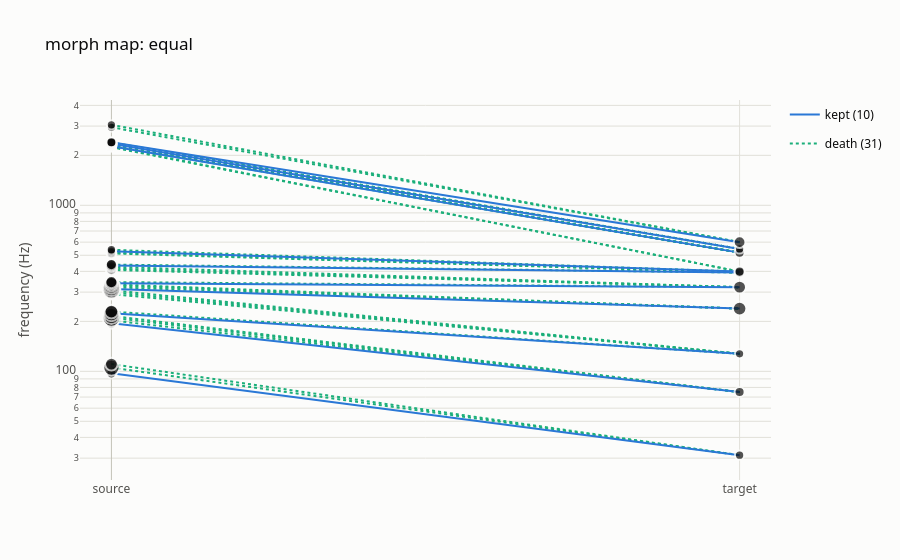
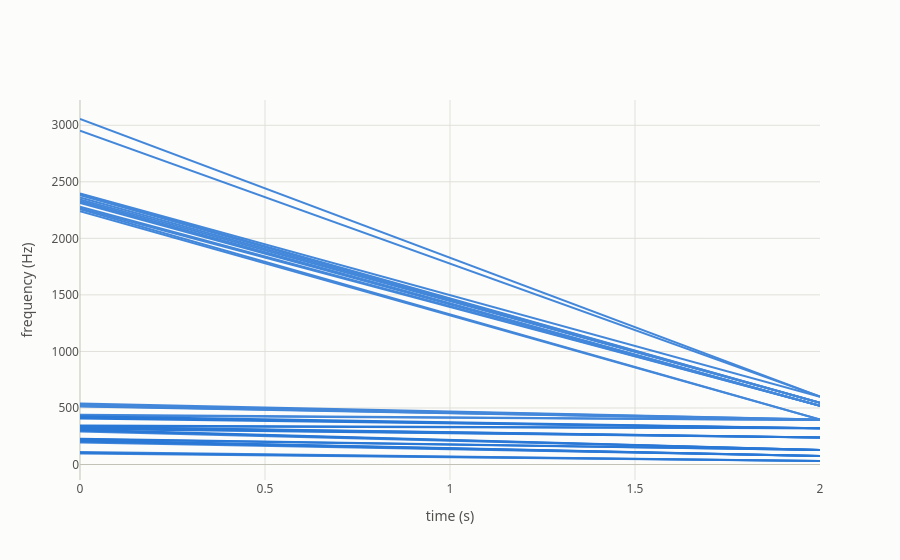

The notebook cell saved with these charts, in order:
### Markdown cell above
Normalized, the two play equally loud, but the conga frame is much quieter
(peak 0.0097 against 0.0798) and leans lower: its amplitude-weighted mean
frequency is 335.4 Hz, against 510.8 Hz for the speech. The speech frame
wavers because some of its peaks lie 5.26 Hz apart, and two sinusoids that
close beat 5.26 times per second. Every morph below starts on the speech frame
and glides toward the conga frame.

## Equal pairing

With 41 speech peaks and 10 conga peaks, several speech peaks share a conga
peak. `"equal"`, `"power"` and `"sigmoid"`, the maps of earlier AudioSpylt
versions, keep both snapshots in order, low to high, and differ in how many
speech peaks each conga peak receives; `"equal"` spreads them evenly. `plot_morph_map` draws each pair as a
line from source (left) to target (right); `morph` turns the pairs into glides
over 2.0 s. Listen for the whole speech spectrum sinking into the conga's range.

### Code cell
pairing = asp.pair(speech, conga, method="equal")
print("speech peaks per conga peak:", pairing.groupby("dst").size().tolist())
asp.nb.show(asp.viz.plot_morph_map(pairing))
morphed = asp.morph(speech, conga, 2.0, method="equal")
asp.nb.show(asp.viz.plot_events(morphed))
asp.nb.play(asp.synthesize(morphed, sr=sr), sr, normalize=True)

### Figure 1 — Plotly figure (JSON) as saved in the notebook; plotly's stock layout.template omitted (floating-point values rounded to 4 significant figures)
{"data": [{"hovertemplate": "row: 1<br>1 → 0<br>mass: 0.02439<br>amp: 0.005521 → 0<extra></extra>", "legendgroup": "death", "legendrank": 3, "line": {"color": "#1baf7a", "dash": "dot", "width": 2}, "mode": "lines", "name": "death (31)", "showlegend": true, "type": "scatter", "x": [0, 1], "y": [105.3, 31.25]}, {"hovertemplate": "row: 2<br>2 → 0<br>mass: 0.02439<br>amp: 0.002423 → 0<extra></extra>", "legendgroup": "death", "legendrank": 3, "line": {"color": "#1baf7a", "dash": "dot", "width": 2}, "mode": "lines", "name": "death (31)", "showlegend": false, "type": "scatter", "x": [0, 1], "y": [110.5, 31.25]}, {"hovertemplate": "row: 4<br>4 → 1<br>mass: 0.02439<br>amp: 0.003517 → 0<extra></extra>", "legendgroup": "death", "legendrank": 3, "line": {"color": "#1baf7a", "dash": "dot", "width": 2}, "mode": "lines", "name": "death (31)", "showlegend": false, "type": "scatter", "x": [0, 1], "y": [202.6, 75]}, {"hovertemplate": "row: 5<br>5 → 1<br>mass: 0.02439<br>amp: 0.007408 → 0<extra></extra>", "legendgroup": "death", "legendrank": 3, "line": {"color": "#1baf7a", "dash": "dot", "width": 2}, "mode": "lines", "name": "death (31)", "showlegend": false, "type": "scatter", "x": [0, 1], "y": [210.5, 75]}, {"hovertemplate": "row: 6<br>6 → 1<br>mass: 0.02439<br>amp: 0.005467 → 0<extra></extra>", "legendgroup": "death", "legendrank": 3, "line": {"color": "#1baf7a", "dash": "dot", "width": 2}, "mode": "lines", "name": "death (31)", "showlegend": false, "type": "scatter", "x": [0, 1], "y": [215.8, 75]}, {"hovertemplate": "row: 8<br>8 → 2<br>mass: 0.02439<br>amp: 0.003144 → 0<extra></extra>", "legendgroup": "death", "legendrank": 3, "line": {"color": "#1baf7a", "dash": "dot", "width": 2}, "mode": "lines", "name": "death (31)", "showlegend": false, "type": "scatter", "x": [0, 1], "y": [228.9, 127.5]}, {"hovertemplate": "row: 9<br>9 → 2<br>mass: 0.02439<br>amp: 0.001261 → 0<extra></extra>", "legendgroup": "death", "legendrank": 3, "line": {"color": "#1baf7a", "dash": "dot", "width": 2}, "mode": "lines", "name": "death (31)", "showlegend": false, "type": "scatter", "x": [0, 1], "y": [292.1, 127.5]}, {"hovertemplate": "row: 10<br>10 → 2<br>mass: 0.02439<br>amp: 0.003322 → 0<extra></extra>", "legendgroup": "death", "legendrank": 3, "line": {"color": "#1baf7a", "dash": "dot", "width": 2}, "mode": "lines", "name": "death (31)", "showlegend": false, "type": "scatter", "x": [0, 1], "y": [300, 127.5]}, {"hovertemplate": "row: 11<br>11 → 2<br>mass: 0.02439<br>amp: 0.007189 → 0<extra></extra>", "legendgroup": "death", "legendrank": 3, "line": {"color": "#1baf7a", "dash": "dot", "width": 2}, "mode": "lines", "name": "death (31)", "showlegend": false, "type": "scatter", "x": [0, 1], "y": [307.9, 127.5]}, {"hovertemplate": "row: 13<br>13 → 3<br>mass: 0.02439<br>amp: 0.007083 → 0<extra></extra>", "legendgroup": "death", "legendrank": 3, "line": {"color": "#1baf7a", "dash": "dot", "width": 2}, "mode": "lines", "name": "death (31)", "showlegend": false, "type": "scatter", "x": [0, 1], "y": [321.1, 238.8]}, {"hovertemplate": "row: 14<br>14 → 3<br>mass: 0.02439<br>amp: 0.005702 → 0<extra></extra>", "legendgroup": "death", "legendrank": 3, "line": {"color": "#1baf7a", "dash": "dot", "width": 2}, "mode": "lines", "name": "death (31)", "showlegend": false, "type": "scatter", "x": [0, 1], "y": [328.9, 238.8]}, {"hovertemplate": "row: 15<br>15 → 3<br>mass: 0.02439<br>amp: 0.003478 → 0<extra></extra>", "legendgroup": "death", "legendrank": 3, "line": {"color": "#1baf7a", "dash": "dot", "width": 2}, "mode": "lines", "name": "death (31)", "showlegend": false, "type": "scatter", "x": [0, 1], "y": [334.2, 238.8]}, {"hovertemplate": "row: 17<br>17 → 4<br>mass: 0.02439<br>amp: 0.001954 → 0<extra></extra>", "legendgroup": "death", "legendrank": 3, "line": {"color": "#1baf7a", "dash": "dot", "width": 2}, "mode": "lines", "name": "death (31)", "showlegend": false, "type": "scatter", "x": [0, 1], "y": [344.7, 321.2]}, {"hovertemplate": "row: 18<br>18 → 4<br>mass: 0.02439<br>amp: 0.001222 → 0<extra></extra>", "legendgroup": "death", "legendrank": 3, "line": {"color": "#1baf7a", "dash": "dot", "width": 2}, "mode": "lines", "name": "death (31)", "showlegend": false, "type": "scatter", "x": [0, 1], "y": [407.9, 321.2]}, {"hovertemplate": "row: 19<br>19 → 4<br>mass: 0.02439<br>amp: 0.001716 → 0<extra></extra>", "legendgroup": "death", "legendrank": 3, "line": {"color": "#1baf7a", "dash": "dot", "width": 2}, "mode": "lines", "name": "death (31)", "showlegend": false, "type": "scatter", "x": [0, 1], "y": [415.8, 321.2]}, {"hovertemplate": "row: 20<br>20 → 4<br>mass: 0.02439<br>amp: 0.001468 → 0<extra></extra>", "legendgroup": "death", "legendrank": 3, "line": {"color": "#1baf7a", "dash": "dot", "width": 2}, "mode": "lines", "name": "death (31)", "showlegend": false, "type": "scatter", "x": [0, 1], "y": [426.3, 321.2]}, {"hovertemplate": "row: 22<br>22 → 5<br>mass: 0.02439<br>amp: 0.001371 → 0<extra></extra>", "legendgroup": "death", "legendrank": 3, "line": {"color": "#1baf7a", "dash": "dot", "width": 2}, "mode": "lines", "name": "death (31)", "showlegend": false, "type": "scatter", "x": [0, 1], "y": [439.5, 393.8]}, {"hovertemplate": "row: 23<br>23 → 5<br>mass: 0.02439<br>amp: 0.0007603 → 0<extra></extra>", "legendgroup": "death", "legendrank": 3, "line": {"color": "#1baf7a", "dash": "dot", "width": 2}, "mode": "lines", "name": "death (31)", "showlegend": false, "type": "scatter", "x": [0, 1], "y": [513.2, 393.8]}, {"hovertemplate": "row: 24<br>24 → 5<br>mass: 0.02439<br>amp: 0.0006279 → 0<extra></extra>", "legendgroup": "death", "legendrank": 3, "line": {"color": "#1baf7a", "dash": "dot", "width": 2}, "mode": "lines", "name": "death (31)", "showlegend": false, "type": "scatter", "x": [0, 1], "y": [518.4, 393.8]}, {"hovertemplate": "row: 26<br>26 → 6<br>mass: 0.02439<br>amp: 0.0006008 → 0<extra></extra>", "legendgroup": "death", "legendrank": 3, "line": {"color": "#1baf7a", "dash": "dot", "width": 2}, "mode": "lines", "name": "death (31)", "showlegend": false, "type": "scatter", "x": [0, 1], "y": [539.5, 398.8]}, {"hovertemplate": "row: 27<br>27 → 6<br>mass: 0.02439<br>amp: 0.0005227 → 0<extra></extra>", "legendgroup": "death", "legendrank": 3, "line": {"color": "#1baf7a", "dash": "dot", "width": 2}, "mode": "lines", "name": "death (31)", "showlegend": false, "type": "scatter", "x": [0, 1], "y": [2239.0, 398.8]}, {"hovertemplate": "row: 28<br>28 → 6<br>mass: 0.02439<br>amp: 0.0006431 → 0<extra></extra>", "legendgroup": "death", "legendrank": 3, "line": {"color": "#1baf7a", "dash": "dot", "width": 2}, "mode": "lines", "name": "death (31)", "showlegend": false, "type": "scatter", "x": [0, 1], "y": [2258.0, 398.8]}, {"hovertemplate": "row: 30<br>30 → 7<br>mass: 0.02439<br>amp: 0.0007216 → 0<extra></extra>", "legendgroup": "death", "legendrank": 3, "line": {"color": "#1baf7a", "dash": "dot", "width": 2}, "mode": "lines", "name": "death (31)", "showlegend": false, "type": "scatter", "x": [0, 1], "y": [2279.0, 518.8]}, {"hovertemplate": "row: 31<br>31 → 7<br>mass: 0.02439<br>amp: 0.0007252 → 0<extra></extra>", "legendgroup": "death", "legendrank": 3, "line": {"color": "#1baf7a", "dash": "dot", "width": 2}, "mode": "lines", "name": "death (31)", "showlegend": false, "type": "scatter", "x": [0, 1], "y": [2313.0, 518.8]}, {"hovertemplate": "row: 32<br>32 → 7<br>mass: 0.02439<br>amp: 0.0008114 → 0<extra></extra>", "legendgroup": "death", "legendrank": 3, "line": {"color": "#1baf7a", "dash": "dot", "width": 2}, "mode": "lines", "name": "death (31)", "showlegend": false, "type": "scatter", "x": [0, 1], "y": [2324.0, 518.8]}, {"hovertemplate": "row: 33<br>33 → 7<br>mass: 0.02439<br>amp: 0.001073 → 0<extra></extra>", "legendgroup": "death", "legendrank": 3, "line": {"color": "#1baf7a", "dash": "dot", "width": 2}, "mode": "lines", "name": "death (31)", "showlegend": false, "type": "scatter", "x": [0, 1], "y": [2332.0, 518.8]}, {"hovertemplate": "row: 35<br>35 → 8<br>mass: 0.02439<br>amp: 0.00109 → 0<extra></extra>", "legendgroup": "death", "legendrank": 3, "line": {"color": "#1baf7a", "dash": "dot", "width": 2}, "mode": "lines", "name": "death (31)", "showlegend": false, "type": "scatter", "x": [0, 1], "y": [2361.0, 546.2]}, {"hovertemplate": "row: 36<br>36 → 8<br>mass: 0.02439<br>amp: 0.000773 → 0<extra></extra>", "legendgroup": "death", "legendrank": 3, "line": {"color": "#1baf7a", "dash": "dot", "width": 2}, "mode": "lines", "name": "death (31)", "showlegend": false, "type": "scatter", "x": [0, 1], "y": [2382.0, 546.2]}, {"hovertemplate": "row: 37<br>37 → 8<br>mass: 0.02439<br>amp: 0.0006453 → 0<extra></extra>", "legendgroup": "death", "legendrank": 3, "line": {"color": "#1baf7a", "dash": "dot", "width": 2}, "mode": "lines", "name": "death (31)", "showlegend": false, "type": "scatter", "x": [0, 1], "y": [2392.0, 546.2]}, {"hovertemplate": "row: 39<br>39 → 9<br>mass: 0.02439<br>amp: 0.0005222 → 0<extra></extra>", "legendgroup": "death", "legendrank": 3, "line": {"color": "#1baf7a", "dash": "dot", "width": 2}, "mode": "lines", "name": "death (31)", "showlegend": false, "type": "scatter", "x": [0, 1], "y": [2953.0, 600]}, {"hovertemplate": "row: 40<br>40 → 9<br>mass: 0.02439<br>amp: 0.0005532 → 0<extra></extra>", "legendgroup": "death", "legendrank": 3, "line": {"color": "#1baf7a", "dash": "dot", "width": 2}, "mode": "lines", "name": "death (31)", "showlegend": false, "type": "scatter", "x": [0, 1], "y": [3055.0, 600]}, {"hovertemplate": "row: 0<br>0 → 0<br>mass: 0.02439<br>amp: 0.0009648 → 0.0005687<extra></extra>", "legendgroup": "kept", "legendrank": 1, "line": {"color": "#2a78d6", "dash": "solid", "width": 2}, "mode": "lines", "name": "kept (10)", "showlegend": true, "type": "scatter", "x": [0, 1], "y": [97.37, 31.25]}, {"hovertemplate": "row: 3<br>3 → 1<br>mass: 0.02439<br>amp: 0.001351 → 0.0008704<extra></extra>", "legendgroup": "kept", "legendrank": 1, "line": {"color": "#2a78d6", "dash": "solid", "width": 2}, "mode": "lines", "name": "kept (10)", "showlegend": false, "type": "scatter", "x": [0, 1], "y": [194.7, 75]}, {"hovertemplate": "row: 7<br>7 → 2<br>mass: 0.02439<br>amp: 0.004954 → 0.0005404<extra></extra>", "legendgroup": "kept", "legendrank": 1, "line": {"color": "#2a78d6", "dash": "solid", "width": 2}, "mode": "lines", "name": "kept (10)", "showlegend": false, "type": "scatter", "x": [0, 1], "y": [223.7, 127.5]}, {"hovertemplate": "row: 12<br>12 → 3<br>mass: 0.02439<br>amp: 0.007562 → 0.003074<extra></extra>", "legendgroup": "kept", "legendrank": 1, "line": {"color": "#2a78d6", "dash": "solid", "width": 2}, "mode": "lines", "name": "kept (10)", "showlegend": false, "type": "scatter", "x": [0, 1], "y": [313.2, 238.8]}, {"hovertemplate": "row: 16<br>16 → 4<br>mass: 0.02439<br>amp: 0.002441 → 0.002468<extra></extra>", "legendgroup": "kept", "legendrank": 1, "line": {"color": "#2a78d6", "dash": "solid", "width": 2}, "mode": "lines", "name": "kept (10)", "showlegend": false, "type": "scatter", "x": [0, 1], "y": [339.5, 321.2]}, {"hovertemplate": "row: 21<br>21 → 5<br>mass: 0.02439<br>amp: 0.001848 → 0.000865<extra></extra>", "legendgroup": "kept", "legendrank": 1, "line": {"color": "#2a78d6", "dash": "solid", "width": 2}, "mode": "lines", "name": "kept (10)", "showlegend": false, "type": "scatter", "x": [0, 1], "y": [434.2, 393.8]}, {"hovertemplate": "row: 25<br>25 → 6<br>mass: 0.02439<br>amp: 0.0005749 → 0.0009237<extra></extra>", "legendgroup": "kept", "legendrank": 1, "line": {"color": "#2a78d6", "dash": "solid", "width": 2}, "mode": "lines", "name": "kept (10)", "showlegend": false, "type": "scatter", "x": [0, 1], "y": [528.9, 398.8]}, {"hovertemplate": "row: 29<br>29 → 7<br>mass: 0.02439<br>amp: 0.0006238 → 0.0008488<extra></extra>", "legendgroup": "kept", "legendrank": 1, "line": {"color": "#2a78d6", "dash": "solid", "width": 2}, "mode": "lines", "name": "kept (10)", "showlegend": false, "type": "scatter", "x": [0, 1], "y": [2266.0, 518.8]}, {"hovertemplate": "row: 34<br>34 → 8<br>mass: 0.02439<br>amp: 0.0007516 → 0.0005669<extra></extra>", "legendgroup": "kept", "legendrank": 1, "line": {"color": "#2a78d6", "dash": "solid", "width": 2}, "mode": "lines", "name": "kept (10)", "showlegend": false, "type": "scatter", "x": [0, 1], "y": [2345.0, 546.2]}, {"hovertemplate": "row: 38<br>38 → 9<br>mass: 0.02439<br>amp: 0.0008912 → 0.001739<extra></extra>", "legendgroup": "kept", "legendrank": 1, "line": {"color": "#2a78d6", "dash": "solid", "width": 2}, "mode": "lines", "name": "kept (10)", "showlegend": false, "type": "scatter", "x": [0, 1], "y": [2397.0, 600]}, {"hovertemplate": "%{text}<extra></extra>", "marker": {"color": "#0b0b0b", "line": {"color": "#fcfcfb", "width": 2}, "size": [10.29, 16.25, 12.79, 11.07, 14.18, 17.88, 16.2, 15.71, 13.74, 10.9, 13.95, 17.7, 18, 17.61, 16.42, 14.14, 12.82, 12.1, 10.82, 11.72, 11.29, 11.93, 11.11, 9.805, 9.458, 9.309, 9.382, 9.155, 9.5, 9.447, 9.707, 9.716, 9.931, 10.52, 9.783, 10.56, 9.837, 9.505, 10.12, 9.154, 9.246]}, "mode": "markers", "name": "source", "showlegend": false, "text": ["partial: 0<br>frequency: 97.37 Hz<br>pitch: G2 -11 c<br>amplitude: -60.3 dB", "partial: 1<br>frequency: 105.26 Hz<br>pitch: G♯2 +24 c<br>amplitude: -45.2 dB", "partial: 2<br>frequency: 110.53 Hz<br>pitch: A2 +8 c<br>amplitude: -52.3 dB", "partial: 3<br>frequency: 194.74 Hz<br>pitch: G3 -11 c<br>amplitude: -57.4 dB", "partial: 4<br>frequency: 202.63 Hz<br>pitch: G♯3 -42 c<br>amplitude: -49.1 dB", "partial: 5<br>frequency: 210.53 Hz<br>pitch: G♯3 +24 c<br>amplitude: -42.6 dB", "partial: 6<br>frequency: 215.79 Hz<br>pitch: A3 -33 c<br>amplitude: -45.2 dB", "partial: 7<br>frequency: 223.68 Hz<br>pitch: A3 +29 c<br>amplitude: -46.1 dB", "partial: 8<br>frequency: 228.95 Hz<br>pitch: A♯3 -31 c<br>amplitude: -50.0 dB", "partial: 9<br>frequency: 292.11 Hz<br>pitch: D4 -9 c<br>amplitude: -58.0 dB", "partial: 10<br>frequency: 300.00 Hz<br>pitch: D4 +37 c<br>amplitude: -49.6 dB", "partial: 11<br>frequency: 307.89 Hz<br>pitch: D♯4 -18 c<br>amplitude: -42.9 dB", "partial: 12<br>frequency: 313.16 Hz<br>pitch: D♯4 +11 c<br>amplitude: -42.4 dB", "partial: 13<br>frequency: 321.05 Hz<br>pitch: E4 -46 c<br>amplitude: -43.0 dB", "partial: 14<br>frequency: 328.95 Hz<br>pitch: E4 -4 c<br>amplitude: -44.9 dB", "partial: 15<br>frequency: 334.21 Hz<br>pitch: E4 +24 c<br>amplitude: -49.2 dB", "partial: 16<br>frequency: 339.47 Hz<br>pitch: F4 -49 c<br>amplitude: -52.2 dB", "partial: 17<br>frequency: 344.74 Hz<br>pitch: F4 -22 c<br>amplitude: -54.2 dB", "partial: 18<br>frequency: 407.89 Hz<br>pitch: G♯4 -31 c<br>amplitude: -58.3 dB", "partial: 19<br>frequency: 415.79 Hz<br>pitch: G♯4 +2 c<br>amplitude: -55.3 dB", "partial: 20<br>frequency: 426.32 Hz<br>pitch: G♯4 +45 c<br>amplitude: -56.7 dB", "partial: 21<br>frequency: 434.21 Hz<br>pitch: A4 -23 c<br>amplitude: -54.7 dB", "partial: 22<br>frequency: 439.47 Hz<br>pitch: A4 -2 c<br>amplitude: -57.3 dB", "partial: 23<br>frequency: 513.16 Hz<br>pitch: C5 -34 c<br>amplitude: -62.4 dB", "partial: 24<br>frequency: 518.42 Hz<br>pitch: C5 -16 c<br>amplitude: -64.0 dB", "partial: 25<br>frequency: 528.95 Hz<br>pitch: C5 +19 c<br>amplitude: -64.8 dB", "partial: 26<br>frequency: 539.47 Hz<br>pitch: C♯5 -47 c<br>amplitude: -64.4 dB", "partial: 27<br>frequency: 2239.47 Hz<br>pitch: C♯7 +17 c<br>amplitude: -65.6 dB", "partial: 28<br>frequency: 2257.89 Hz<br>pitch: C♯7 +31 c<br>amplitude: -63.8 dB", "partial: 29<br>frequency: 2265.79 Hz<br>pitch: C♯7 +37 c<br>amplitude: -64.1 dB", "partial: 30<br>frequency: 2278.95 Hz<br>pitch: C♯7 +47 c<br>amplitude: -62.8 dB", "partial: 31<br>frequency: 2313.16 Hz<br>pitch: D7 -27 c<br>amplitude: -62.8 dB", "partial: 32<br>frequency: 2323.68 Hz<br>pitch: D7 -19 c<br>amplitude: -61.8 dB", "partial: 33<br>frequency: 2331.58 Hz<br>pitch: D7 -13 c<br>amplitude: -59.4 dB", "partial: 34<br>frequency: 2344.74 Hz<br>pitch: D7 -3 c<br>amplitude: -62.5 dB", "partial: 35<br>frequency: 2360.53 Hz<br>pitch: D7 +8 c<br>amplitude: -59.3 dB", "partial: 36<br>frequency: 2381.58 Hz<br>pitch: D7 +24 c<br>amplitude: -62.2 dB", "partial: 37<br>frequency: 2392.11 Hz<br>pitch: D7 +31 c<br>amplitude: -63.8 dB", "partial: 38<br>frequency: 2397.37 Hz<br>pitch: D7 +35 c<br>amplitude: -61.0 dB", "partial: 39<br>frequency: 2952.63 Hz<br>pitch: F♯7 -4 c<br>amplitude: -65.6 dB", "partial: 40<br>frequency: 3055.26 Hz<br>pitch: G7 -45 c<br>amplitude: -65.1 dB"], "type": "scatter", "x": [0, 0, 0, 0, 0, 0, 0, 0, 0, 0, 0, 0, 0, 0, 0, 0, 0, 0, 0, 0, 0, 0, 0, 0, 0, 0, 0, 0, 0, 0, 0, 0, 0, 0, 0, 0, 0, 0, 0, 0, 0], "y": [97.37, 105.3, 110.5, 194.7, 202.6, 210.5, 215.8, 223.7, 228.9, 292.1, 300, 307.9, 313.2, 321.1, 328.9, 334.2, 339.5, 344.7, 407.9, 415.8, 426.3, 434.2, 439.5, 513.2, 518.4, 528.9, 539.5, 2239.0, 2258.0, 2266.0, 2279.0, 2313.0, 2324.0, 2332.0, 2345.0, 2361.0, 2382.0, 2392.0, 2397.0, 2953.0, 3055.0]}, {"hovertemplate": "%{text}<extra></extra>", "marker": {"color": "#0b0b0b", "line": {"color": "#fcfcfb", "width": 2}, "size": [9.291, 10.07, 9.208, 13.65, 12.86, 10.06, 10.19, 10.02, 9.286, 11.75]}, "mode": "markers", "name": "target", "showlegend": false, "text": ["partial: 0<br>frequency: 31.25 Hz<br>pitch: B0 +21 c<br>amplitude: -64.9 dB", "partial: 1<br>frequency: 75.00 Hz<br>pitch: D2 +37 c<br>amplitude: -61.2 dB", "partial: 2<br>frequency: 127.50 Hz<br>pitch: C3 -44 c<br>amplitude: -65.3 dB", "partial: 3<br>frequency: 238.75 Hz<br>pitch: A♯3 +42 c<br>amplitude: -50.2 dB", "partial: 4<br>frequency: 321.25 Hz<br>pitch: E4 -45 c<br>amplitude: -52.2 dB", "partial: 5<br>frequency: 393.75 Hz<br>pitch: G4 +8 c<br>amplitude: -61.3 dB", "partial: 6<br>frequency: 398.75 Hz<br>pitch: G4 +30 c<br>amplitude: -60.7 dB", "partial: 7<br>frequency: 518.75 Hz<br>pitch: C5 -15 c<br>amplitude: -61.4 dB", "partial: 8<br>frequency: 546.25 Hz<br>pitch: C♯5 -26 c<br>amplitude: -64.9 dB", "partial: 9<br>frequency: 600.00 Hz<br>pitch: D5 +37 c<br>amplitude: -55.2 dB"], "type": "scatter", "x": [1, 1, 1, 1, 1, 1, 1, 1, 1, 1], "y": [31.25, 75, 127.5, 238.8, 321.2, 393.8, 398.8, 518.8, 546.2, 600]}], "layout": {"legend": {"font": {"color": "#0b0b0b"}}, "showlegend": true, "title": {"font": {"color": "#0b0b0b"}, "text": "morph map: equal"}, "xaxis": {"range": [-0.05, 1.05], "tickmode": "array", "ticktext": ["source", "target"], "tickvals": [0, 1], "title": {"text": ""}}, "yaxis": {"title": {"text": "frequency (Hz)"}, "type": "log"}}}

### Figure 2 — Plotly figure (JSON) as saved in the notebook; plotly's stock layout.template omitted (floating-point values rounded to 4 significant figures)
{"data": [{"hovertemplate": "%{text}", "legendgroup": "table 1", "line": {"color": "#2a78d6", "width": 2}, "mode": "lines", "name": "table 1", "opacity": 0.8786, "showlegend": true, "text": ["time: 0 s<br>frequency: 97.37 Hz<br>amplitude: -60.3 dB<br>pitch: G2 -11 c<extra></extra>", "time: 2 s<br>frequency: 31.25 Hz<br>amplitude: -64.9 dB<br>pitch: B0 +21 c<extra></extra>", null, "time: 0 s<br>frequency: 110.53 Hz<br>amplitude: -52.3 dB<br>pitch: A2 +8 c<extra></extra>", "time: 2 s<br>frequency: 31.25 Hz<br>amplitude: -64.9 dB<br>pitch: B0 +21 c<extra></extra>", null, "time: 0 s<br>frequency: 194.74 Hz<br>amplitude: -57.4 dB<br>pitch: G3 -11 c<extra></extra>", "time: 2 s<br>frequency: 75.00 Hz<br>amplitude: -61.2 dB<br>pitch: D2 +37 c<extra></extra>", null, "time: 0 s<br>frequency: 292.11 Hz<br>amplitude: -58.0 dB<br>pitch: D4 -9 c<extra></extra>", "time: 2 s<br>frequency: 127.50 Hz<br>amplitude: -65.3 dB<br>pitch: C3 -44 c<extra></extra>", null, "time: 0 s<br>frequency: 434.21 Hz<br>amplitude: -54.7 dB<br>pitch: A4 -23 c<extra></extra>", "time: 2 s<br>frequency: 393.75 Hz<br>amplitude: -61.3 dB<br>pitch: G4 +8 c<extra></extra>", null, "time: 0 s<br>frequency: 439.47 Hz<br>amplitude: -57.3 dB<br>pitch: A4 -2 c<extra></extra>", "time: 2 s<br>frequency: 393.75 Hz<br>amplitude: -61.3 dB<br>pitch: G4 +8 c<extra></extra>", null, "time: 0 s<br>frequency: 513.16 Hz<br>amplitude: -62.4 dB<br>pitch: C5 -34 c<extra></extra>", "time: 2 s<br>frequency: 393.75 Hz<br>amplitude: -61.3 dB<br>pitch: G4 +8 c<extra></extra>", null, "time: 0 s<br>frequency: 518.42 Hz<br>amplitude: -64.0 dB<br>pitch: C5 -16 c<extra></extra>", "time: 2 s<br>frequency: 393.75 Hz<br>amplitude: -61.3 dB<br>pitch: G4 +8 c<extra></extra>", null, "time: 0 s<br>frequency: 528.95 Hz<br>amplitude: -64.8 dB<br>pitch: C5 +19 c<extra></extra>", "time: 2 s<br>frequency: 398.75 Hz<br>amplitude: -60.7 dB<br>pitch: G4 +30 c<extra></extra>", null, "time: 0 s<br>frequency: 539.47 Hz<br>amplitude: -64.4 dB<br>pitch: C♯5 -47 c<extra></extra>", "time: 2 s<br>frequency: 398.75 Hz<br>amplitude: -60.7 dB<br>pitch: G4 +30 c<extra></extra>", null, "time: 0 s<br>frequency: 2239.47 Hz<br>amplitude: -65.6 dB<br>pitch: C♯7 +17 c<extra></extra>", "time: 2 s<br>frequency: 398.75 Hz<br>amplitude: -60.7 dB<br>pitch: G4 +30 c<extra></extra>", null, "time: 0 s<br>frequency: 2257.89 Hz<br>amplitude: -63.8 dB<br>pitch: C♯7 +31 c<extra></extra>", "time: 2 s<br>frequency: 398.75 Hz<br>amplitude: -60.7 dB<br>pitch: G4 +30 c<extra></extra>", null, "time: 0 s<br>frequency: 2265.79 Hz<br>amplitude: -64.1 dB<br>pitch: C♯7 +37 c<extra></extra>", "time: 2 s<br>frequency: 518.75 Hz<br>amplitude: -61.4 dB<br>pitch: C5 -15 c<extra></extra>", null, "time: 0 s<br>frequency: 2278.95 Hz<br>amplitude: -62.8 dB<br>pitch: C♯7 +47 c<extra></extra>", "time: 2 s<br>frequency: 518.75 Hz<br>amplitude: -61.4 dB<br>pitch: C5 -15 c<extra></extra>", null, "time: 0 s<br>frequency: 2313.16 Hz<br>amplitude: -62.8 dB<br>pitch: D7 -27 c<extra></extra>", "time: 2 s<br>frequency: 518.75 Hz<br>amplitude: -61.4 dB<br>pitch: C5 -15 c<extra></extra>", null, "time: 0 s<br>frequency: 2323.68 Hz<br>amplitude: -61.8 dB<br>pitch: D7 -19 c<extra></extra>", "time: 2 s<br>frequency: 518.75 Hz<br>amplitude: -61.4 dB<br>pitch: C5 -15 c<extra></extra>", null, "time: 0 s<br>frequency: 2331.58 Hz<br>amplitude: -59.4 dB<br>pitch: D7 -13 c<extra></extra>", "time: 2 s<br>frequency: 518.75 Hz<br>amplitude: -61.4 dB<br>pitch: C5 -15 c<extra></extra>", null, "time: 0 s<br>frequency: 2344.74 Hz<br>amplitude: -62.5 dB<br>pitch: D7 -3 c<extra></extra>", "time: 2 s<br>frequency: 546.25 Hz<br>amplitude: -64.9 dB<br>pitch: C♯5 -26 c<extra></extra>", null, "time: 0 s<br>frequency: 2360.53 Hz<br>amplitude: -59.3 dB<br>pitch: D7 +8 c<extra></extra>", "time: 2 s<br>frequency: 546.25 Hz<br>amplitude: -64.9 dB<br>pitch: C♯5 -26 c<extra></extra>", null, "time: 0 s<br>frequency: 2381.58 Hz<br>amplitude: -62.2 dB<br>pitch: D7 +24 c<extra></extra>", "time: 2 s<br>frequency: 546.25 Hz<br>amplitude: -64.9 dB<br>pitch: C♯5 -26 c<extra></extra>", null, "time: 0 s<br>frequency: 2392.11 Hz<br>amplitude: -63.8 dB<br>pitch: D7 +31 c<extra></extra>", "time: 2 s<br>frequency: 546.25 Hz<br>amplitude: -64.9 dB<br>pitch: C♯5 -26 c<extra></extra>", null, "time: 0 s<br>frequency: 2397.37 Hz<br>amplitude: -61.0 dB<br>pitch: D7 +35 c<extra></extra>", "time: 2 s<br>frequency: 600.00 Hz<br>amplitude: -55.2 dB<br>pitch: D5 +37 c<extra></extra>", null, "time: 0 s<br>frequency: 2952.63 Hz<br>amplitude: -65.6 dB<br>pitch: F♯7 -4 c<extra></extra>", "time: 2 s<br>frequency: 600.00 Hz<br>amplitude: -55.2 dB<br>pitch: D5 +37 c<extra></extra>", null, "time: 0 s<br>frequency: 3055.26 Hz<br>amplitude: -65.1 dB<br>pitch: G7 -45 c<extra></extra>", "time: 2 s<br>frequency: 600.00 Hz<br>amplitude: -55.2 dB<br>pitch: D5 +37 c<extra></extra>", null], "type": "scatter", "x": [0, 2, null, 0, 2, null, 0, 2, null, 0, 2, null, 0, 2, null, 0, 2, null, 0, 2, null, 0, 2, null, 0, 2, null, 0, 2, null, 0, 2, null, 0, 2, null, 0, 2, null, 0, 2, null, 0, 2, null, 0, 2, null, 0, 2, null, 0, 2, null, 0, 2, null, 0, 2, null, 0, 2, null, 0, 2, null, 0, 2, null, 0, 2, null], "y": [97.37, 31.25, null, 110.5, 31.25, null, 194.7, 75, null, 292.1, 127.5, null, 434.2, 393.8, null, 439.5, 393.8, null, 513.2, 393.8, null, 518.4, 393.8, null, 528.9, 398.8, null, 539.5, 398.8, null, 2239.0, 398.8, null, 2258.0, 398.8, null, 2266.0, 518.8, null, 2279.0, 518.8, null, 2313.0, 518.8, null, 2324.0, 518.8, null, 2332.0, 518.8, null, 2345.0, 546.2, null, 2361.0, 546.2, null, 2382.0, 546.2, null, 2392.0, 546.2, null, 2397.0, 600, null, 2953.0, 600, null, 3055.0, 600, null]}, {"hovertemplate": "%{text}", "legendgroup": "table 1", "line": {"color": "#2a78d6", "width": 2}, "mode": "lines", "name": "table 1", "opacity": 1, "showlegend": false, "text": ["time: 0 s<br>frequency: 105.26 Hz<br>amplitude: -45.2 dB<br>pitch: G♯2 +24 c<extra></extra>", "time: 2 s<br>frequency: 31.25 Hz<br>amplitude: -64.9 dB<br>pitch: B0 +21 c<extra></extra>", null, "time: 0 s<br>frequency: 202.63 Hz<br>amplitude: -49.1 dB<br>pitch: G♯3 -42 c<extra></extra>", "time: 2 s<br>frequency: 75.00 Hz<br>amplitude: -61.2 dB<br>pitch: D2 +37 c<extra></extra>", null, "time: 0 s<br>frequency: 210.53 Hz<br>amplitude: -42.6 dB<br>pitch: G♯3 +24 c<extra></extra>", "time: 2 s<br>frequency: 75.00 Hz<br>amplitude: -61.2 dB<br>pitch: D2 +37 c<extra></extra>", null, "time: 0 s<br>frequency: 215.79 Hz<br>amplitude: -45.2 dB<br>pitch: A3 -33 c<extra></extra>", "time: 2 s<br>frequency: 75.00 Hz<br>amplitude: -61.2 dB<br>pitch: D2 +37 c<extra></extra>", null, "time: 0 s<br>frequency: 223.68 Hz<br>amplitude: -46.1 dB<br>pitch: A3 +29 c<extra></extra>", "time: 2 s<br>frequency: 127.50 Hz<br>amplitude: -65.3 dB<br>pitch: C3 -44 c<extra></extra>", null, "time: 0 s<br>frequency: 228.95 Hz<br>amplitude: -50.0 dB<br>pitch: A♯3 -31 c<extra></extra>", "time: 2 s<br>frequency: 127.50 Hz<br>amplitude: -65.3 dB<br>pitch: C3 -44 c<extra></extra>", null, "time: 0 s<br>frequency: 300.00 Hz<br>amplitude: -49.6 dB<br>pitch: D4 +37 c<extra></extra>", "time: 2 s<br>frequency: 127.50 Hz<br>amplitude: -65.3 dB<br>pitch: C3 -44 c<extra></extra>", null, "time: 0 s<br>frequency: 307.89 Hz<br>amplitude: -42.9 dB<br>pitch: D♯4 -18 c<extra></extra>", "time: 2 s<br>frequency: 127.50 Hz<br>amplitude: -65.3 dB<br>pitch: C3 -44 c<extra></extra>", null, "time: 0 s<br>frequency: 313.16 Hz<br>amplitude: -42.4 dB<br>pitch: D♯4 +11 c<extra></extra>", "time: 2 s<br>frequency: 238.75 Hz<br>amplitude: -50.2 dB<br>pitch: A♯3 +42 c<extra></extra>", null, "time: 0 s<br>frequency: 321.05 Hz<br>amplitude: -43.0 dB<br>pitch: E4 -46 c<extra></extra>", "time: 2 s<br>frequency: 238.75 Hz<br>amplitude: -50.2 dB<br>pitch: A♯3 +42 c<extra></extra>", null, "time: 0 s<br>frequency: 328.95 Hz<br>amplitude: -44.9 dB<br>pitch: E4 -4 c<extra></extra>", "time: 2 s<br>frequency: 238.75 Hz<br>amplitude: -50.2 dB<br>pitch: A♯3 +42 c<extra></extra>", null, "time: 0 s<br>frequency: 334.21 Hz<br>amplitude: -49.2 dB<br>pitch: E4 +24 c<extra></extra>", "time: 2 s<br>frequency: 238.75 Hz<br>amplitude: -50.2 dB<br>pitch: A♯3 +42 c<extra></extra>", null, "time: 0 s<br>frequency: 339.47 Hz<br>amplitude: -52.2 dB<br>pitch: F4 -49 c<extra></extra>", "time: 2 s<br>frequency: 321.25 Hz<br>amplitude: -52.2 dB<br>pitch: E4 -45 c<extra></extra>", null, "time: 0 s<br>frequency: 344.74 Hz<br>amplitude: -54.2 dB<br>pitch: F4 -22 c<extra></extra>", "time: 2 s<br>frequency: 321.25 Hz<br>amplitude: -52.2 dB<br>pitch: E4 -45 c<extra></extra>", null, "time: 0 s<br>frequency: 407.89 Hz<br>amplitude: -58.3 dB<br>pitch: G♯4 -31 c<extra></extra>", "time: 2 s<br>frequency: 321.25 Hz<br>amplitude: -52.2 dB<br>pitch: E4 -45 c<extra></extra>", null, "time: 0 s<br>frequency: 415.79 Hz<br>amplitude: -55.3 dB<br>pitch: G♯4 +2 c<extra></extra>", "time: 2 s<br>frequency: 321.25 Hz<br>amplitude: -52.2 dB<br>pitch: E4 -45 c<extra></extra>", null, "time: 0 s<br>frequency: 426.32 Hz<br>amplitude: -56.7 dB<br>pitch: G♯4 +45 c<extra></extra>", "time: 2 s<br>frequency: 321.25 Hz<br>amplitude: -52.2 dB<br>pitch: E4 -45 c<extra></extra>", null], "type": "scatter", "x": [0, 2, null, 0, 2, null, 0, 2, null, 0, 2, null, 0, 2, null, 0, 2, null, 0, 2, null, 0, 2, null, 0, 2, null, 0, 2, null, 0, 2, null, 0, 2, null, 0, 2, null, 0, 2, null, 0, 2, null, 0, 2, null, 0, 2, null], "y": [105.3, 31.25, null, 202.6, 75, null, 210.5, 75, null, 215.8, 75, null, 223.7, 127.5, null, 228.9, 127.5, null, 300, 127.5, null, 307.9, 127.5, null, 313.2, 238.8, null, 321.1, 238.8, null, 328.9, 238.8, null, 334.2, 238.8, null, 339.5, 321.2, null, 344.7, 321.2, null, 407.9, 321.2, null, 415.8, 321.2, null, 426.3, 321.2, null]}], "layout": {"legend": {"font": {"color": "#0b0b0b"}}, "showlegend": false, "title": {}, "xaxis": {"title": {"text": "time (s)"}}, "yaxis": {"title": {"text": "frequency (Hz)"}, "type": "linear"}}}
